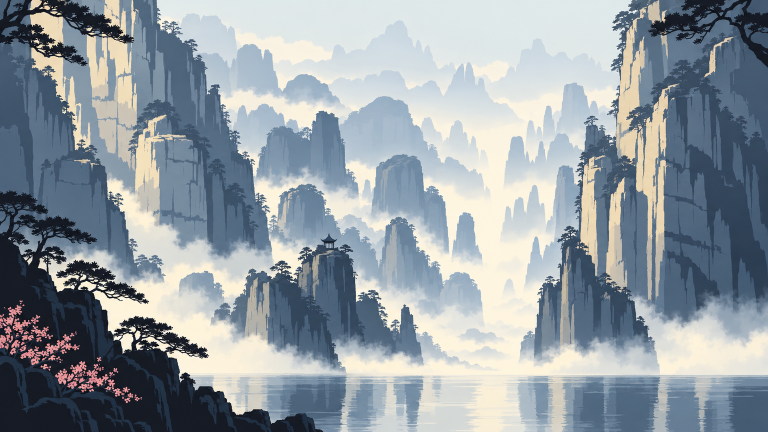
#> input picture docs/refs/master-candidate-01.png, 1536 x 864 px, found by its file name (shown at 1/2 size)
$ python reduce.py docs/refs/master-candidate-01.png --colors 32 --tag c01
#> lines starting #> are read from the running program, lines starting #| are printed output that depends on the picture
"""Reduce a generated master image to a true pixel-art asset.

    python3 tools/pipeline/reduce.py docs/refs/master-candidate-01.png --colors 32 --tag c01

Order matters and was established empirically:

  1. CROP        to a size that divides by an integer factor.
  2. QUANTISE    to the palette WHILE STILL AT FULL RESOLUTION.
  3. MODE-FILTER each NxN block down to one pixel.

Step 2 must precede step 3. A generated image has ~87k unique colours, so "most
common colour in this 3x3 block" is meaningless on raw pixels -- every pixel is a
unique colour and the mode is a coin flip. Quantise first, then the mode is a real
majority vote over palette indices, which preserves the pixel decisions the image
already made. Averaging instead would invent colours in neither the source nor
the palette.
"""

import argparse
import sys
from pathlib import Path

import numpy as np
from PIL import Image

SRC = Path("docs/refs/master-candidate-01.png")
OUT = Path("out")


def crop_to_factor(im, target_w, target_h, factor):
    """Centre-crop so the result divides by `factor` exactly."""
    want_w, want_h = target_w * factor, target_h * factor
    w, h = im.size
    if want_w > w or want_h > h:
        raise SystemExit(f"source {w}x{h} is smaller than {want_w}x{want_h}")
    left, top = (w - want_w) // 2, (h - want_h) // 2
    return im.crop((left, top, left + want_w, top + want_h)), (left, top)


def quantise(im, colors):
    """Adaptive palette, no dither. Dither would survive as visible noise."""
    return im.quantize(colors=colors, method=Image.MEDIANCUT, dither=Image.NONE)


def mode_downsample(idx, colors, factor):
    """Majority vote per factor x factor block, on palette indices.

    The centre pixel is weighted x3 so a 1px feature (a thin spire, a strata
    line) survives instead of being outvoted by its background, and so ties
    break toward the middle of the block rather than an arbitrary index.
    """
    h, w = idx.shape
    oh, ow = h // factor, w // factor
    blocks = idx[:oh * factor, :ow * factor].reshape(oh, factor, ow, factor)
    blocks = blocks.transpose(0, 2, 1, 3).reshape(oh, ow, factor * factor)

    counts = np.zeros((oh, ow, colors), dtype=np.int16)
    for c in range(colors):
        counts[..., c] = (blocks == c).sum(axis=2)

    if factor % 2 == 1:
        mid = (factor * factor) // 2
        ys, xs = np.arange(oh)[:, None], np.arange(ow)[None, :]
        np.add.at(counts, (ys, xs, blocks[:, :, mid]), 3)

    return counts.argmax(axis=2).astype(np.uint8)


def audit(rgb, palette, name):
    """The acceptance gates, adapted for generated art."""
    h, w, _ = rgb.shape
    flat = rgb.reshape(-1, 3)
    cols, cnt = np.unique(flat, axis=0, return_counts=True)
    n = flat.shape[0]

    pset = set(map(tuple, palette.tolist()))
    stray = [c for c in map(tuple, cols.tolist()) if c not in pset]

    largest = cnt.max() / n * 100
    r = flat[:, 0].astype(np.int16)
    b = flat[:, 2].astype(np.int16)
    warm = ((r - b) >= 8).mean() * 100

    lum = rgb.astype(np.int16) @ np.array([299, 587, 114]) // 1000

    # A "seam" is a long straight run of column-to-column change that is BOTH
    # long and HIGH-CONTRAST. A low-contrast run is an authored vertical fissure
    # in the rock, which is the style, not a defect; a barcode is a strong value
    # step held dead straight. Both numbers are reported.
    seam = seam_hi = 0
    seam_hi_x = seam_hi_y = seam_hi_delta = 0
    for x in range(w - 1):
        run = run_hi = 0
        same = (rgb[:, x] != rgb[:, x + 1]).any(axis=1)
        delta = np.abs(lum[:, x] - lum[:, x + 1])
        for y in range(h):
            if same[y]:
                run += 1
                run_hi = run_hi + 1 if delta[y] >= 20 else 0
            else:
                run = run_hi = 0
            if run > seam:
                seam = run
            if run_hi > seam_hi:
                seam_hi, seam_hi_x, seam_hi_y = run_hi, x, y
                seam_hi_delta = int(delta[y])

    # A single high-change row is a legitimate horizon (the waterline). Banding
    # is many adjacent rows all high-change, i.e. a repeating scanline family.
    rowcounts = np.array([int((rgb[y] != rgb[y - 1]).any(axis=1).sum())
                          for y in range(1, h)])
    rowch = int(rowcounts.max())
    banded = int((rowcounts > 190).sum())
    run_band = run = 0
    for c in rowcounts > 190:
        run = run + 1 if c else 0
        run_band = max(run_band, int(run))

    print(f"\n=== audit {name} ===")
    print(f"  colours used       {len(cols)} (palette {len(palette)})")
    print(f"  stray colours      {len(stray)}")
    print(f"  largest flat field {largest:.2f}%   (<=22)")
    print(f"  warm pixels        {warm:.2f}%   (>=8)")
    print(f"  worst row change   {rowch}   (single horizon is legitimate)")
    print(f"  banded rows >190   {banded}   (longest consecutive run {run_band})")
    print(f"  seam (any)         {seam}px")
    print(f"  seam (high-contrast) {seam_hi}px at x={seam_hi_x} y_end={seam_hi_y} "
          f"(delta {seam_hi_delta})")

    auto = {
        "no stray colours": len(stray) == 0,
        "flat field <=22%": largest <= 22,
        "warm >=8%": warm >= 8,
    }
    # Seam and banding cannot be decided by threshold: a karst fissure, a
    # waterfall ribbon, a horizon and a barcode all produce the same numbers.
    # They are reported with coordinates so a human looks at the exact pixel.
    review = {
        "seam<=24 or confirmed feature": seam_hi <= 24,
        "banding<=2 or confirmed feature": run_band <= 2,
    }
    print("\n  automatic: " + "  ".join(
        ("PASS " if v else "FAIL ") + k for k, v in auto.items()))
    print("  needs eyes: " + "  ".join(
        ("OK   " if v else "LOOK ") + k for k, v in review.items()))
    print("  -> zoom the reported coordinates at 6x before deciding they are wrong.")
    return dict(largest=largest, warm=warm, seam=seam, seam_hi=seam_hi,
                rowch=rowch, banded=banded, run_band=run_band,
                stray=len(stray), ncolours=len(cols))


def main():
    ap = argparse.ArgumentParser()
    ap.add_argument("src", nargs="?", default=str(SRC))
    ap.add_argument("--colors", type=int, default=24)
    ap.add_argument("--target", default="480x270")
    ap.add_argument("--factor", type=int, default=3)
    ap.add_argument("--tag", default="c01")
    args = ap.parse_args()

    tw, th = map(int, args.target.split("x"))
    src = Image.open(args.src).convert("RGB")
#> src is the input picture: PIL image 1536x864 RGB; mean R, G, B 146.6, 156, 162.7
    print(f"source {src.size[0]}x{src.size[1]}")
#| source 1536x864

    cropped, origin = crop_to_factor(src, tw, th, args.factor)
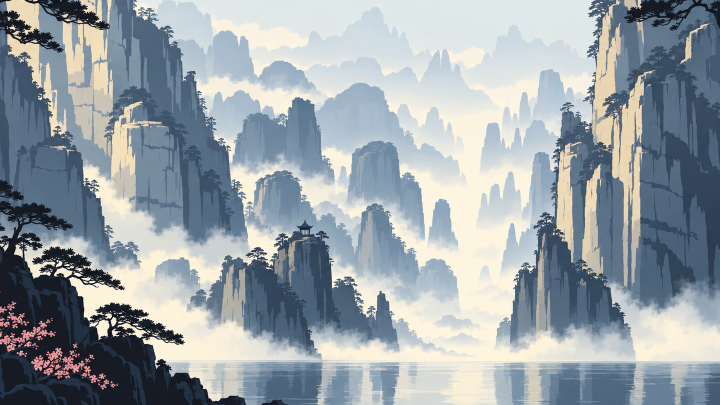
#> cropped: PIL image 1440x810 RGB (shown at 1/2 size); mean R, G, B 152.5, 161.6, 167.6
#> origin = (48, 27)
    print(f"cropped {cropped.size[0]}x{cropped.size[1]} "
          f"(offset {origin[0]},{origin[1]})  -> /{args.factor} = {tw}x{th}")
#| cropped 1440x810 (offset 48,27)  -> /3 = 480x270

    q = quantise(cropped, args.colors)
#> in quantise, `return im.quantize(colors=colors, method=Image.MEDIANCUT, dither=Image..`:
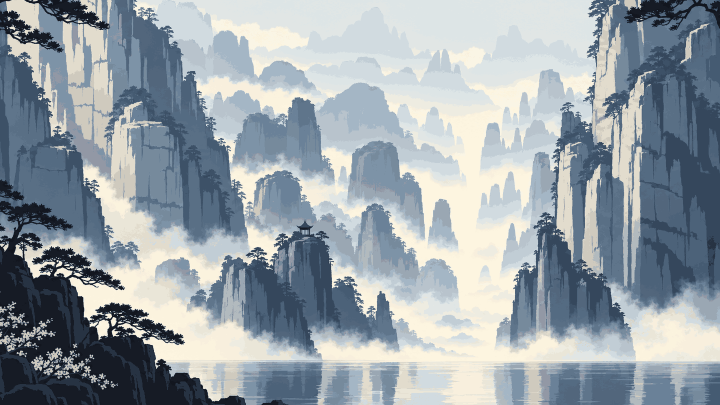
#> returned value: PIL image 1440x810 P (shown at 1/2 size); mean R, G, B 152, 161.8, 168.6
    palette = np.array(q.getpalette()[: args.colors * 3], dtype=np.uint8).reshape(-1, 3)
#> palette = 32 rows, first 8: [253, 245, 224], [250, 245, 229], [251, 243, 222], [248, 239, 221], [238, 236, 225], [234, 230, 216], [225, 230, 229], [221, 229, 230]

    small = mode_downsample(np.array(q), args.colors, args.factor)
#> in mode_downsample, `return counts.argmax(axis=2).astype(np.uint8)`:
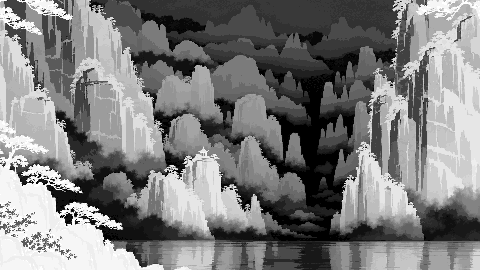
#> returned value: shape (270, 480); min 0, max 31, mean 15.3; drawn with min black and max white
    assert small.shape == (th, tw), small.shape

    rgb = palette[small]
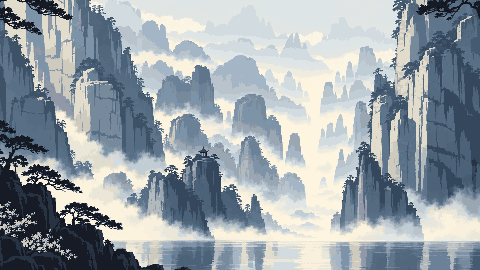
#> rgb: shape (270, 480, 3); mean of channels 0, 1, 2 152.1, 161.9, 168.7; drawn as R, G, B
    audit(rgb, palette, f"{args.tag} {args.colors}c")
#> in audit, `cols, cnt = np.unique(flat, axis=0, return_counts=True)`: cols = 32 rows, first 8: [18, 22, 31], [22, 27, 37], [39, 51, 67], [53, 71, 92], [61, 81, 103], [69, 91, 114], [76, 98, 121], [82, 102, 124]; cnt = 32 values, max 7390 at index 21, min 1146 at index 22, mean 4050
#> in audit, `pset = set(map(tuple, palette.tolist()))`: pset = 32 items
#> in audit, `stray = [c for c in map(tuple, cols.tolist()) if c not in pset]`: stray = []
#> in audit, `largest = cnt.max() / n * 100`: largest = 5.7
#> in audit, `warm = ((r - b) >= 8).mean() * 100`: warm = 24.53
#> in audit, `lum = rgb.astype(np.int16) @ np.array([299, 587, 114]) // 1000`:
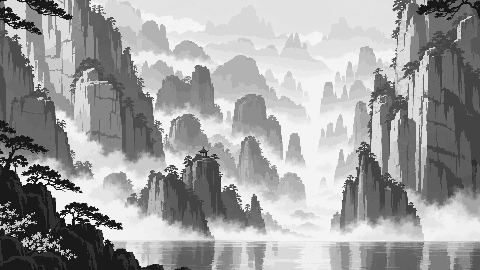
#> lum: shape (270, 480) int64; min 21, max 244, mean 159.2
#> after the loop in audit, `for x in range(w - 1):`: seam = 88; seam_hi = 77; seam_hi_delta = 62; seam_hi_x = 420; seam_hi_y = 190
#> in audit, `rowcounts = np.array([int((rgb[y] != rgb[y - 1]).any(axis=1).sum()) fo..`: rowcounts = 269 values, max 381 at index 241, min 87 at index 44, mean 158.1
#> in audit, `rowch = int(rowcounts.max())`: rowch = 381
#> in audit, `banded = int((rowcounts > 190).sum())`: banded = 42
#|   colours used       32 (palette 32)
#|   stray colours      0
#|   largest flat field 5.70%   (<=22)
#|   warm pixels        24.53%   (>=8)
#|   worst row change   381   (single horizon is legitimate)
#|   banded rows >190   42   (longest consecutive run 19)
#|   seam (any)         88px
#|   seam (high-contrast) 77px at x=420 y_end=190 (delta 62)
#> in audit, `auto = { "no stray colours": len(stray) == 0, "flat field <=22%": larg..`: auto = {'no stray colours': True, 'flat field <=22%': True, 'warm >=8%': True}
#> in audit, `review = { "seam<=24 or confirmed feature": seam_hi <= 24, "banding<=2..`: review = {'seam<=24 or confirmed feature': False, 'banding<=2 or confirmed feature': False}
#|   automatic: PASS no stray colours  PASS flat field <=22%  PASS warm >=8%
#|   needs eyes: LOOK seam<=24 or confirmed feature  LOOK banding<=2 or confirmed feature

    OUT.mkdir(exist_ok=True)
    img = Image.fromarray(rgb, "RGB")
    img.save(OUT / f"reduced_{args.tag}_{args.colors}c.png")
    img.resize((tw * 2, th * 2), Image.NEAREST).save(
        OUT / f"reduced_{args.tag}_{args.colors}c_2x.png")
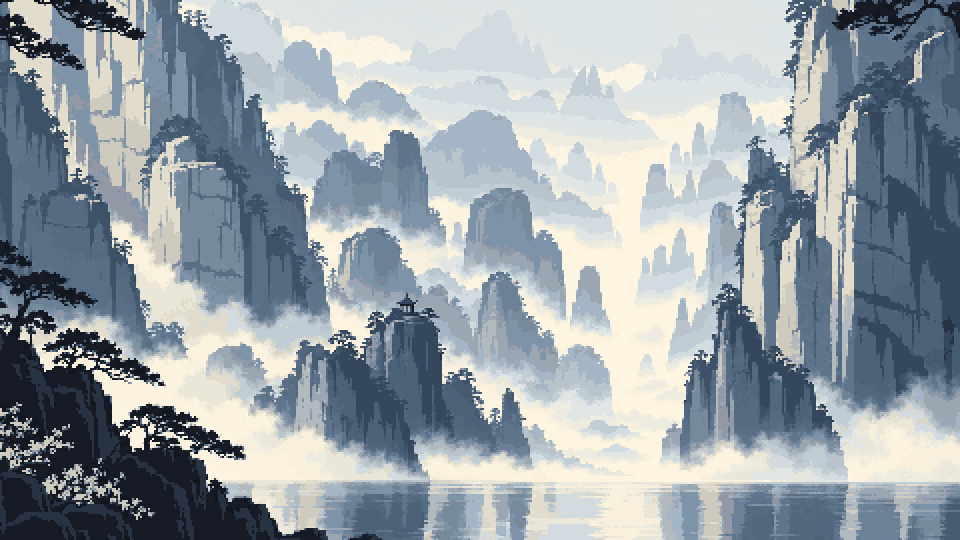
#> saved as reduced_c01_32c_2x.png: PIL image 960x540 RGB; mean R, G, B 152.1, 161.9, 168.7
    img.resize((tw * 4, th * 4), Image.NEAREST).save(
        OUT / f"reduced_{args.tag}_{args.colors}c_4x.png")
    print(f"\nwrote out/reduced_{args.tag}_{args.colors}c*.png")


if __name__ == "__main__":
    sys.exit(main())
#> (the program exits here)
